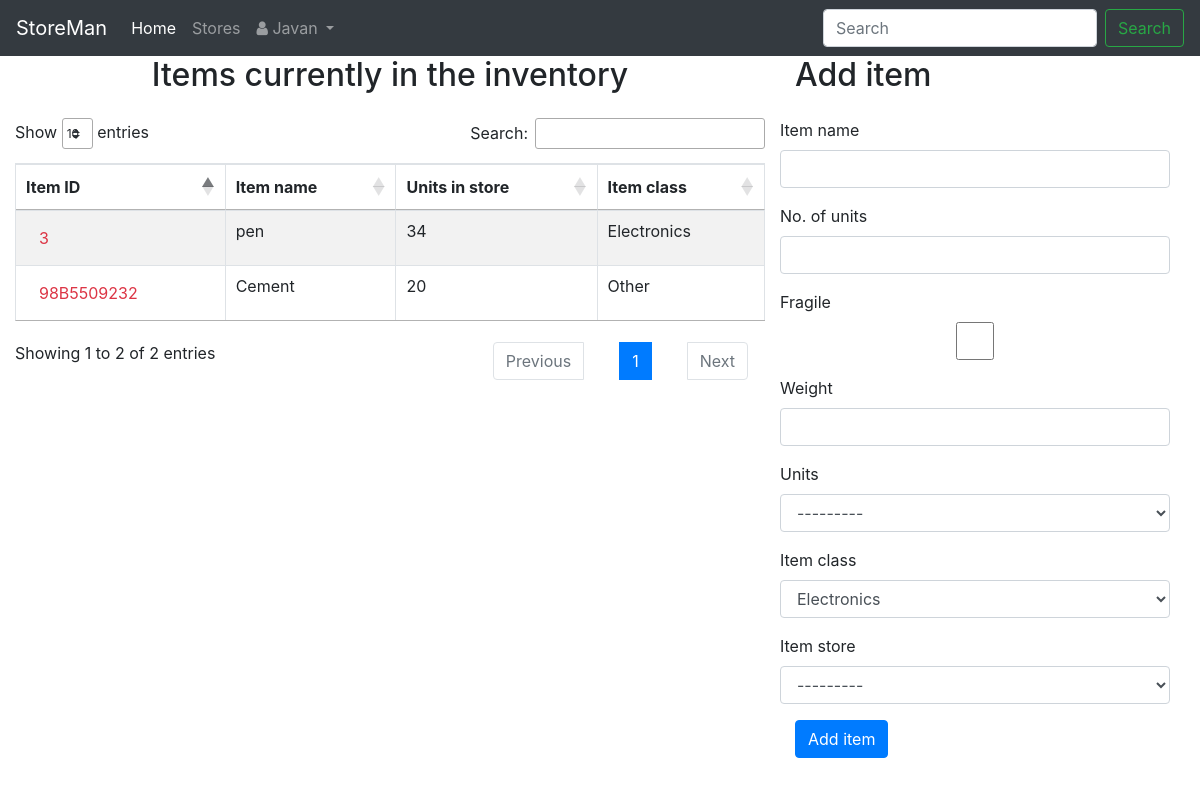
Screenshot of / (signed in) with the database file from the repository.
### accounts/models.py (models this page shows)
class Employee(AbstractUser):
        has_access=models.BooleanField(default=True)

### item/models.py (models this page shows, shortened)
class Item(models.Model):
    WEIGHT_CLASSES = [
        ("kg", "Kilograms"),
        ("g", "Grams"),
        ("t", "Tonnes"),
    ]
    ITEM_CLASSES = [
        ("A", "Electronics"),
        ("B", "Chemicals"),
        ("C", "Books"),
        ("D", "Clothing"),
        ("E", "Food"),
        ("F", "Other"),
    ]
    item_store = models.ForeignKey(Store, on_delete=models.CASCADE)
    added_by = models.ForeignKey(Employee, on_delete=models.CASCADE)
    name = models.CharField(max_length=100, verbose_name="Item name")
    item_num = models.IntegerField(verbose_name="No. of units")
    date_stored = models.DateTimeField(
        verbose_name="Date of entry", default=timezone.now)
    date_removed = models.DateTimeField(null=True)
    fragile = models.BooleanField(verbose_name="Fragile")
    weight = models.DecimalField(
        verbose_name="Weight", decimal_places=2, max_digits=5)
    units = models.CharField(
        max_length=20, verbose_name="Units", choices=WEIGHT_CLASSES, null=False, blank=False)
    item_class = models.CharField(
        max_length=1,
        verbose_name="Item class",
        choices=ITEM_CLASSES,
        default="A")
    item_id = models.CharField(max_length=10, verbose_name="Item ID",
                               primary_key=True, null=False)

### item/views.py (the view, shortened to what this page needs)
# urls.py: path('', views.ListAndCreate.as_view(), name='index'),
class ListAndCreate(LoginRequiredMixin, AjaxableFormMixin, CreateView):
    model = Item
    fields = [
        "name",
        "item_num",
        "fragile",
        "weight",
        'units',
        "item_class",
        'item_store',
    ]
    template_name = "item/create.html"
    success_url = reverse_lazy('item:index')
    def get_context_data(self, **kwargs):
        employee = Employee.objects.get(username=self.request.user.username)
        context = super(ListAndCreate, self).get_context_data(**kwargs)
        context["object_list"] = self.model.objects.filter(added_by=employee)
        return context

### store/models.py (called while the page is built)
    def __str__(self):
        return self.name

### templates/item/create.html (shortened to what this page needs)
{% extends './index.html' %}
{% load widget_tweaks %}
{% load static %}
{% block sidebar %}
<h2 class="mb-4">Add item</h2>
<form class="create-form" action="{%url 'item:create'%}" data-url="{%url 'item:create'%}" method="post">
    {% for field in form %}
    {% if not user.is_superuser %}
    <div class="form-group row">
        <label for="{{ field.id_for_label }}">{{ field.label }}</label>
        {% render_field field class="form-control"%}
    </div>
    {% endif %}
    {% endfor %}
    <button type="submit" id="submit-btn" class="btn btn-primary">Add item</button>
</form>
{% endblock sidebar %}

### templates/header.html (shortened to what this page needs)
<nav class="navbar navbar-expand-sm navbar-dark bg-dark">
    <a class="navbar-brand" href="{%url 'item:index'%}">StoreMan</a>
    <div class="collapse navbar-collapse" id="collapsibleNavId">
        <ul class="navbar-nav mr-auto mt-2 mt-lg-0">
            <li class="nav-item active">
                <a class="nav-link" href="{%url 'item:index'%}">Home<span class="sr-only">(current)</span></a>
            </li>
            <li class="nav-item">
                <a class="nav-link" href="{%url 'store:list'%}">
                    Stores
                </a>
            </li>
            <li class="dropdown">
                <a class="nav-link dropdown-toggle" href="#" id="dropdownId" data-toggle="dropdown" aria-haspopup="true"
                    aria-expanded="false">
                    <span class="fa fa-user" aria-hidden="true"></span>
                    {{user.first_name}}
                </a>
            </li>
        </ul>
        <form class="form-inline my-2 my-lg-0" method="GET" id="search-form" data-url="{%url 'item:search'%}"
            action="{%url 'item:search'%}">
            <input class="form-control mr-sm-2" name="query" id="item" type="text" placeholder="Search">
            <button class="btn btn-outline-success my-2 my-sm-0" id="search-btn" type="submit">Search</button>
        </form>
    </div>
</nav>

### templates/item/item_list.html (shortened to what this page needs)
<h2 style="text-align: center" class="mb-4">Items currently in the inventory</h2>
<div id="div-test">
    <table id="items-table" class="table table-striped table-bordered" style="width:100%">
        <thead>
            <tr>
                <th>Item ID</th>
                <th>Item name</th>
                <th>Units in store</th>
                <th>Item class</th>
            </tr>
        </thead>
        <tbody>
            {% for item in object_list %}
            <tr>
                <td scope="row">
                    <a class="item btn text-danger" data-url="{%url 'item:details' pk=item.item_id%}">
                        {{item.item_id}}
                    </a>
                </td>
                <td>{{item.name}}</td>
                <td>{{item.item_num}}</td>
                <td>{{item.get_item_class_display}}</td>
            </tr>
            {% endfor %}
        </tbody>
    </table>
</div>

### rows the page displays
Employee: first_name "Javan"
Item: item_id "98B5509232", name "Cement", item_num "20", item_class "Other"
Item: item_id "3", name "pen", item_num "34", item_class "Electronics"

### other values shown
{{ field.label }} "Item name" "No. of units" "Fragile" "Weight" "Units" "Item class" "Item store"
